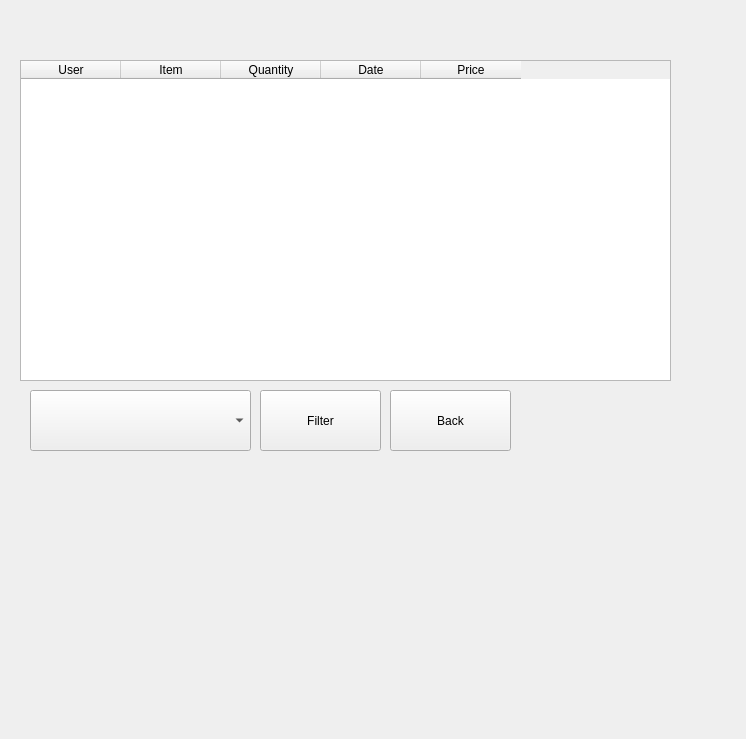
<?xml version="1.0" encoding="UTF-8"?>
<ui version="4.0">
 <class>Form</class>
 <widget class="QWidget" name="Form">
  <property name="geometry">
   <rect>
    <x>0</x>
    <y>0</y>
    <width>746</width>
    <height>739</height>
   </rect>
  </property>
  <property name="windowTitle">
   <string>Form</string>
  </property>
  <widget class="QTableWidget" name="tableWidget">
   <property name="geometry">
    <rect>
     <x>20</x>
     <y>60</y>
     <width>651</width>
     <height>321</height>
    </rect>
   </property>
   <property name="styleSheet">
    <string notr="true">QScrollBar:vertical { width: 80px; }</string>
   </property>
   <property name="frameShape">
    <enum>QFrame::StyledPanel</enum>
   </property>
   <property name="frameShadow">
    <enum>QFrame::Sunken</enum>
   </property>
   <property name="lineWidth">
    <number>3</number>
   </property>
   <property name="editTriggers">
    <set>QAbstractItemView::NoEditTriggers</set>
   </property>
   <property name="dragDropOverwriteMode">
    <bool>true</bool>
   </property>
   <property name="alternatingRowColors">
    <bool>true</bool>
   </property>
   <property name="selectionMode">
    <enum>QAbstractItemView::SingleSelection</enum>
   </property>
   <property name="selectionBehavior">
    <enum>QAbstractItemView::SelectRows</enum>
   </property>
   <attribute name="horizontalHeaderDefaultSectionSize">
    <number>100</number>
   </attribute>
   <column>
    <property name="text">
     <string>User</string>
    </property>
   </column>
   <column>
    <property name="text">
     <string>Item</string>
    </property>
   </column>
   <column>
    <property name="text">
     <string>Quantity</string>
    </property>
   </column>
   <column>
    <property name="text">
     <string>Date</string>
    </property>
   </column>
   <column>
    <property name="text">
     <string>Price</string>
    </property>
   </column>
  </widget>
  <widget class="QPushButton" name="pushButton_back">
   <property name="geometry">
    <rect>
     <x>390</x>
     <y>390</y>
     <width>121</width>
     <height>61</height>
    </rect>
   </property>
   <property name="text">
    <string>Back</string>
   </property>
  </widget>
  <widget class="QPushButton" name="pushButton_search">
   <property name="geometry">
    <rect>
     <x>260</x>
     <y>390</y>
     <width>121</width>
     <height>61</height>
    </rect>
   </property>
   <property name="text">
    <string>Filter</string>
   </property>
  </widget>
  <widget class="QComboBox" name="comboBox_users">
   <property name="geometry">
    <rect>
     <x>30</x>
     <y>390</y>
     <width>221</width>
     <height>61</height>
    </rect>
   </property>
  </widget>
 </widget>
 <resources/>
 <connections/>
</ui>
